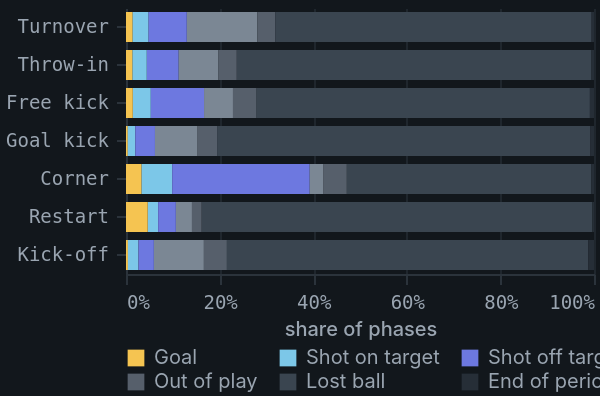

Describe this chart as a Vega-Lite specification.
### Vega-Lite specification from a JSON file in a GitHub repository (floating-point values rounded to 4 significant figures)
{"config": {"background": "#12171c", "font": "Inter, ui-sans-serif, system-ui, sans-serif", "view": {"stroke": "transparent", "continuousHeight": 200}, "padding": {"left": 2, "top": 4, "right": 2, "bottom": 2}, "title": {"color": "#f0f3f6", "font": "Space Grotesk, Inter, ui-sans-serif, system-ui, sans-serif", "fontSize": 12, "fontWeight": 600, "anchor": "start", "subtitleColor": "#9aa5b1", "subtitleFontSize": 10.5, "offset": 8}, "axis": {"labelColor": "#9aa5b1", "titleColor": "#9aa5b1", "labelFontSize": 9.5, "titleFontSize": 10, "titleFontWeight": 500, "gridColor": "#2b333b", "gridOpacity": 0.55, "domainColor": "#2b333b", "tickColor": "#2b333b", "labelFont": "IBM Plex Mono, ui-monospace, SFMono-Regular, Menlo, monospace", "titleFont": "Inter, ui-sans-serif, system-ui, sans-serif", "labelPadding": 4}, "legend": {"labelColor": "#9aa5b1", "titleColor": "#9aa5b1", "labelFontSize": 10, "titleFontSize": 10, "symbolType": "square", "symbolSize": 70, "labelFont": "Inter, ui-sans-serif, system-ui, sans-serif", "titleFont": "Inter, ui-sans-serif, system-ui, sans-serif", "orient": "bottom", "direction": "horizontal", "columns": 4, "offset": 4}, "range": {"heatmap": ["#0e161d", "#1c3846", "#3d7c99", "#7cc7e8"]}}, "data": {"name": "data-39775be8832d487082195683b45362ed"}, "mark": {"type": "bar", "height": 15}, "encoding": {"color": {"field": "Outcome", "scale": {"domain": ["Goal", "Shot on target", "Shot off target", "Foul won", "Out of play", "Lost ball", "End of period"], "range": ["#f5c451", "#7cc7e8", "#6d78e0", "#7b8794", "#565f6b", "#3a4550", "#262e37"]}, "sort": ["Goal", "Shot on target", "Shot off target", "Foul won", "Out of play", "Lost ball", "End of period"], "title": null, "type": "nominal"}, "order": {"field": "color_Outcome_sort_index", "type": "quantitative"}, "tooltip": [{"field": "Start", "type": "nominal"}, {"field": "Outcome", "type": "nominal"}, {"field": "n", "format": ",", "title": "phases", "type": "quantitative"}, {"field": "share", "format": ".1%", "title": "share", "type": "quantitative"}], "x": {"axis": {"format": "%"}, "field": "share", "stack": "normalize", "title": "share of phases", "type": "quantitative"}, "y": {"field": "Start", "sort": ["Turnover", "Throw-in", "Free kick", "Goal kick", "Corner", "Restart", "Kick-off"], "title": null, "type": "nominal"}}, "height": {"step": 19}, "width": "container", "$schema": "https://vega.github.io/schema/vega-lite/v6.4.1.json", "datasets": {"data-39775be8832d487082195683b45362ed": [{"Start": "Turnover", "Outcome": "Foul won", "share": 0.1508, "n": 1044, "total": 6921}, {"Start": "Turnover", "Outcome": "Shot off target", "share": 0.08221, "n": 569, "total": 6921}, {"Start": "Turnover", "Outcome": "End of period", "share": 0.005635, "n": 39, "total": 6921}, {"Start": "Turnover", "Outcome": "Out of play", "share": 0.03858, "n": 267, "total": 6921}, {"Start": "Turnover", "Outcome": "Goal", "share": 0.0143, "n": 99, "total": 6921}, {"Start": "Turnover", "Outcome": "Lost ball", "share": 0.675, "n": 4672, "total": 6921}, {"Start": "Turnover", "Outcome": "Shot on target", "share": 0.03338, "n": 231, "total": 6921}, {"Start": "Throw-in", "Outcome": "Shot off target", "share": 0.0683, "n": 248, "total": 3631}, {"Start": "Throw-in", "Outcome": "Foul won", "share": 0.08427, "n": 306, "total": 3631}, {"Start": "Throw-in", "Outcome": "End of period", "share": 0.006059, "n": 22, "total": 3631}, {"Start": "Throw-in", "Outcome": "Lost ball", "share": 0.7574, "n": 2750, "total": 3631}, {"Start": "Throw-in", "Outcome": "Shot on target", "share": 0.03085, "n": 112, "total": 3631}, {"Start": "Throw-in", "Outcome": "Out of play", "share": 0.03966, "n": 144, "total": 3631}, {"Start": "Throw-in", "Outcome": "Goal", "share": 0.01349, "n": 49, "total": 3631}, {"Start": "Free kick", "Outcome": "Lost ball", "share": 0.7127, "n": 1868, "total": 2621}, {"Start": "Free kick", "Outcome": "Shot on target", "share": 0.03853, "n": 101, "total": 2621}, {"Start": "Free kick", "Outcome": "Out of play", "share": 0.04998, "n": 131, "total": 2621}, {"Start": "Free kick", "Outcome": "Goal", "share": 0.0145, "n": 38, "total": 2621}, {"Start": "Free kick", "Outcome": "End of period", "share": 0.008775, "n": 23, "total": 2621}, {"Start": "Free kick", "Outcome": "Foul won", "share": 0.06181, "n": 162, "total": 2621}, {"Start": "Free kick", "Outcome": "Shot off target", "share": 0.1137, "n": 298, "total": 2621}, {"Start": "Goal kick", "Outcome": "Out of play", "share": 0.04212, "n": 66, "total": 1567}, {"Start": "Goal kick", "Outcome": "Goal", "share": 0.003829, "n": 6, "total": 1567}, {"Start": "Goal kick", "Outcome": "Lost ball", "share": 0.7977, "n": 1250, "total": 1567}, {"Start": "Goal kick", "Outcome": "Shot on target", "share": 0.01595, "n": 25, "total": 1567}, {"Start": "Goal kick", "Outcome": "Shot off target", "share": 0.04212, "n": 66, "total": 1567}, {"Start": "Goal kick", "Outcome": "Foul won", "share": 0.09062, "n": 142, "total": 1567}, {"Start": "Goal kick", "Outcome": "End of period", "share": 0.007658, "n": 12, "total": 1567}, {"Start": "Corner", "Outcome": "Shot on target", "share": 0.06578, "n": 64, "total": 973}, {"Start": "Corner", "Outcome": "Lost ball", "share": 0.5221, "n": 508, "total": 973}, {"Start": "Corner", "Outcome": "Out of play", "share": 0.05036, "n": 49, "total": 973}, {"Start": "Corner", "Outcome": "Goal", "share": 0.03289, "n": 32, "total": 973}, {"Start": "Corner", "Outcome": "Shot off target", "share": 0.2939, "n": 286, "total": 973}, {"Start": "Corner", "Outcome": "Foul won", "share": 0.02878, "n": 28, "total": 973}, {"Start": "Corner", "Outcome": "End of period", "share": 0.006166, "n": 6, "total": 973}, {"Start": "Restart", "Outcome": "Lost ball", "share": 0.8351, "n": 486, "total": 582}, {"Start": "Restart", "Outcome": "Shot on target", "share": 0.02234, "n": 13, "total": 582}, {"Start": "Restart", "Outcome": "Out of play", "share": 0.02062, "n": 12, "total": 582}, {"Start": "Restart", "Outcome": "Goal", "share": 0.04639, "n": 27, "total": 582}, {"Start": "Restart", "Outcome": "Foul won", "share": 0.03436, "n": 20, "total": 582}, {"Start": "Restart", "Outcome": "Shot off target", "share": 0.0378, "n": 22, "total": 582}, {"Start": "Restart", "Outcome": "End of period", "share": 0.003436, "n": 2, "total": 582}, {"Start": "Kick-off", "Outcome": "Out of play", "share": 0.04928, "n": 24, "total": 487}, {"Start": "Kick-off", "Outcome": "Goal", "share": 0.004107, "n": 2, "total": 487}, {"Start": "Kick-off", "Outcome": "Lost ball", "share": 0.7721, "n": 376, "total": 487}, {"Start": "Kick-off", "Outcome": "Shot on target", "share": 0.02259, "n": 11, "total": 487}, {"Start": "Kick-off", "Outcome": "Foul won", "share": 0.1068, "n": 52, "total": 487}, {"Start": "Kick-off", "Outcome": "Shot off target", "share": 0.03285, "n": 16, "total": 487}, {"Start": "Kick-off", "Outcome": "End of period", "share": 0.01232, "n": 6, "total": 487}]}, "autosize": {"type": "fit-x", "contains": "padding", "resize": true}}
